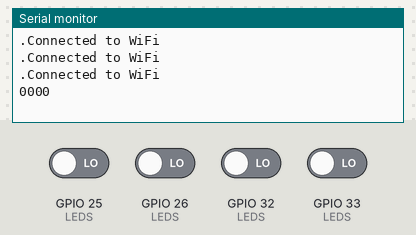
A sketch run on a simulated ESP32. On the bench: the last lines printed to the serial monitor. The test bench sets the inputs (shaded band); at power-on: GPIO 25 (LEDS), GPIO 26 (LEDS), GPIO 32 (LEDS), GPIO 33 (LEDS) LOW. WiFi joins after 1.5 s; servers stay silent unless stated; uploads are accepted with an empty reply; random numbers use the default seed unless the sketch sets one.

Above: at 2.7 s.
2.8 s: GPIO 25 (LEDS) driven HIGH
At 7.7 s:
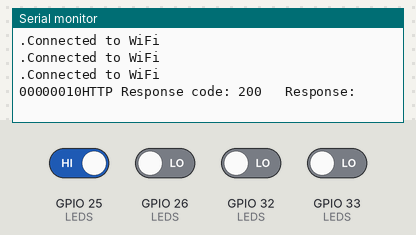
13.2 s: GPIO 26 (LEDS) driven HIGH
At 18.5 s:
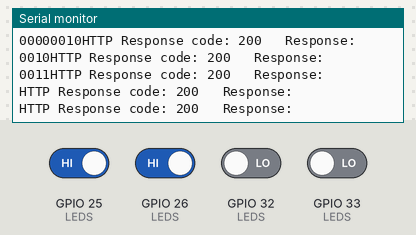
19.2 s: GPIO 32 (LEDS) driven HIGH
At 22.76 s:
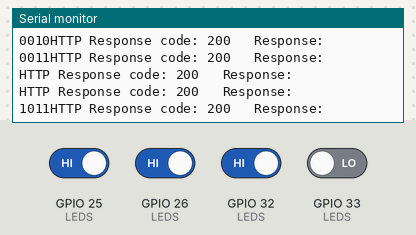
25.2 s: GPIO 33 (LEDS) driven HIGH
At 28.36 s:
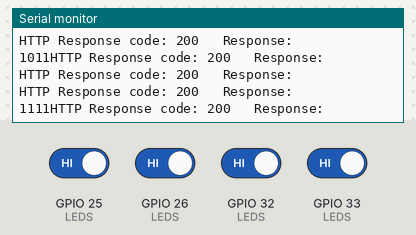
31.2 s: GPIO 25 (LEDS) driven LOW
At 33.96 s:
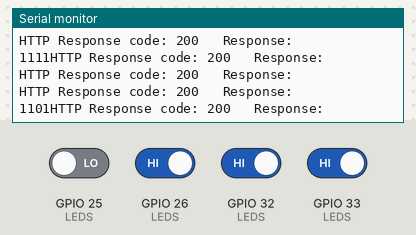
37.2 s: GPIO 26 (LEDS) driven LOW
At 39.56 s:
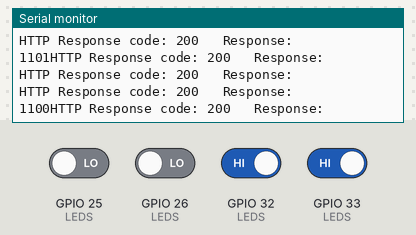
Timing chart, 0 to 41.1 s (numbered marks = the images above; inputs shaded):
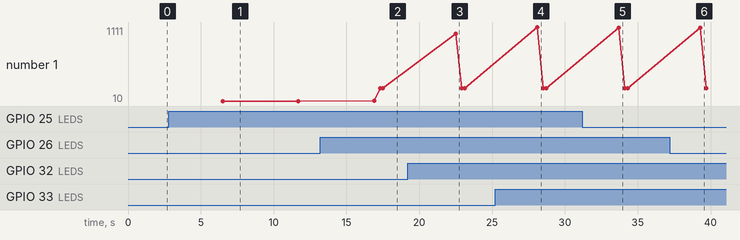

The sketch:

Act7Esp32.ino
```cpp
#include <WiFi.h>
#include <HTTPClient.h>

#define LED1 32
#define LED2 33
#define LED3 25
#define LED4 26
int LEDS[] = {LED1, LED2, LED3, LED4};
int numLeds = sizeof(LEDS)/sizeof(LEDS[0]);

const char* ssid = "Galaxy A10D96E";
const char* password = "qrui6866";
// const char* serverName = "http://192.168.1.7:3000/update";
const int port1 = 3000;
const int port2 = 3001;
const int port3 = 3002;
const String serverName = "http://192.168.1.7:";
HTTPClient http1, http2, http3;

void setup() {
  // put your setup code here, to run once:
  Serial.begin(115200); WiFi.begin(ssid, password);
  while (WiFi.status() != WL_CONNECTED) {
    delay(500);
    Serial.print(".");
    Serial.println("Connected to WiFi");
    }
  for (int i=0; i<numLeds; i++){
    pinMode(LEDS[i], INPUT);
  }

}

void sendToAllServers(){
  sendToServer(3000);
  sendToServer(3001);
  sendToServer(3002);
}

void sendToServer(int port) {
  String serverName = "http://192.168.1.7:" + String(port) + "/update";
  int randomValue = random(0, 1000);
  HTTPClient http;
  http.begin(serverName);
  http.addHeader("Content-Type", "application/x-www-form-urlencoded");
  int httpResponseCode = http.POST("value=" + String(randomValue));

  if (httpResponseCode == 200) {
    Serial.print("HTTP Response code: ");
    Serial.print(httpResponseCode);
    String responseBody = http.getString();
    Serial.print("   Response: ");
    Serial.println(responseBody);
  } else {
    Serial.print("HTTP Request failed with code: ");
    Serial.println(httpResponseCode);
  }
  http.end();
}


void loop() {
  // put your main code here, to run repeatedly:
  int server1State = digitalRead(LEDS[0]);
  int server2State = digitalRead(LEDS[1]);
  int server3State = digitalRead(LEDS[2]);
  int server4State = digitalRead(LEDS[3]);
  Serial.print(server1State);
  Serial.print(server2State);
  Serial.print(server3State);
  Serial.print(server4State);
  if(WiFi.status() == WL_CONNECTED) {
    if(server4State == HIGH){
      sendToAllServers();
    }else{
      if(server1State == HIGH) sendToServer(3000);
      if(server2State == HIGH) sendToServer(3001);
      if(server3State == HIGH) sendToServer(3002);
    }

  }
  delay(5000);
}
```

Measured:
- after the input at 2.8 s, the serial monitor: prints a new line after 3.7 s (image 1)
- after the input at 13.2 s, the serial monitor: prints a new line after 3.7 s (image 2)
- after the input at 19.2 s, the serial monitor: prints a new line after 3.3 s (image 3)
- after the input at 25.2 s, the serial monitor: prints a new line after 2.9 s (image 4)
- after the input at 31.2 s, the serial monitor: prints a new line after 2.5 s (image 5)
- after the input at 37.2 s, the serial monitor: prints a new line after 2.1 s (image 6)
